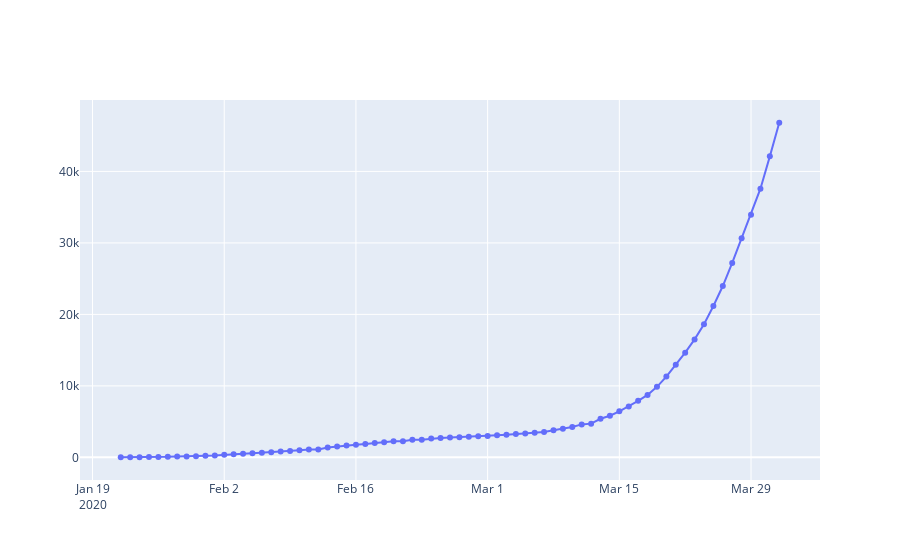

The cell this chart's notebook holds for it:
### Code cell
fig=plt.figure(figsize=(18, 16), dpi= 80, facecolor='w', edgecolor='k')

tot_arg = confirmed_df_arg.sum(axis=0)

fig = go.Figure()

fig.add_trace(go.Scatter(x=tot_arg.index, y=tot_arg, mode='lines+markers', name='Tot. Argentina'))

for idx in confirmed_df_arg.index:
    if(confirmed_df_arg.loc[idx,:].sum() > 0):
        fig.add_trace(go.Scatter(x=confirmed_df_arg.loc[idx,:].index, y=confirmed_df_arg.loc[idx,:], mode='lines+markers', name=idx))
fig.show()
